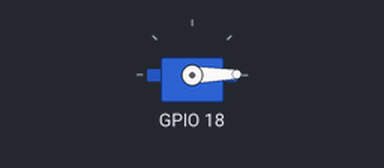
This program was run on a simulated Raspberry Pi (BCM pin numbers). Parts: servo. Servo angles are drawn from the pulse width (0.5 ms = 0°, 2.5 ms = 180°).

Above: at 0.05 s.
At 0.4 s:
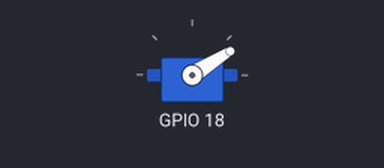
At 0.8 s:
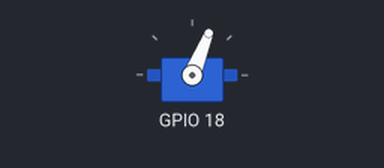
At 1.6 s:
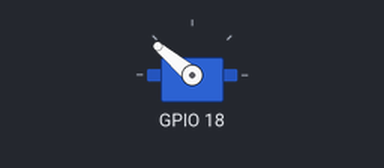
Timing chart, 0 to 3.7 s (numbered marks = the images above):
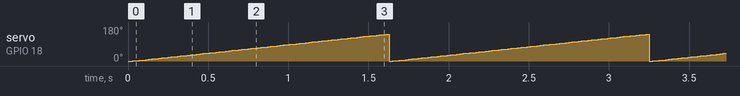

Measured:
- by itself, servo on GPIO 18: ramps from 0° to 142° and jumps back, once every 1.6 s

The program:

7-sg90-servo.py
```python
#!/usr/bin/python
#
# SG90 Servo motor control
#
import time
import wiringpi

# use 'GPIO naming'
wiringpi.wiringPiSetupGpio()

# set #18 to be a PWM output
wiringpi.pinMode(18, wiringpi.GPIO.PWM_OUTPUT)

# set the PWM mode to milliseconds stype
wiringpi.pwmSetMode(wiringpi.GPIO.PWM_MODE_MS)

# divide down clock
wiringpi.pwmSetClock(192)
wiringpi.pwmSetRange(2000)
delay_period = 0.01

while True:
   for pulse in range(48, 210, 1):
	wiringpi.pwmWrite(18, pulse)
   	time.sleep(delay_period)
   for pulse in range(210, 48 -1):
	wiringpi.pwmWrite(18, pulse)
	time.sleep(delay_period)
```
